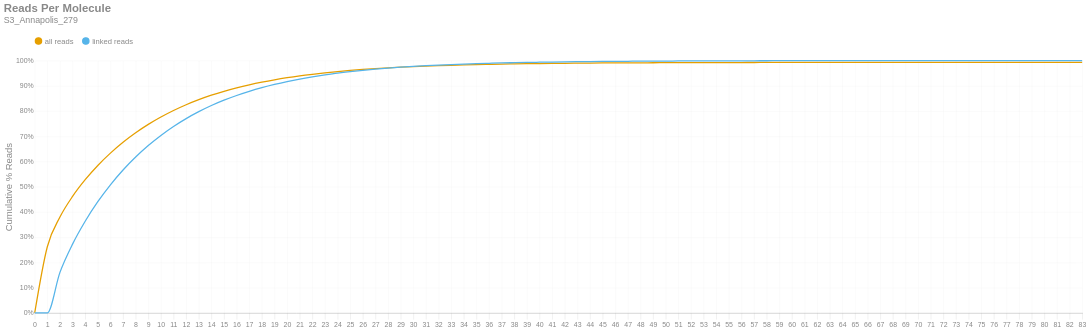

Notebook source saved alongside this figure:
### Markdown cell above
### Reads per Molecule
This chart shows the cumulative distribution of the number of reads per linked molecule. That is, how many alignments are associated with a unique molecule. This excludes the number of reads associated with invalid or absent linked-read barcodes. The `linked` histogram is the percentages recalculated when disregarding singletons.

### Code cell
if SKIPLR:
    print_html(f"Skipped")
else:
    counts = np.bincount(valids['reads'].cast(pl.Int64).to_numpy())
    weighted = counts * np.arange(len(counts))
    all_perc = weighted / n_reads
    linked_perc = weighted / n_linked_reads
    linked_perc[1] = 0
    binned_df = pl.DataFrame({
        'readsper': list(range(len(counts))),
        'all reads (cumsum)': np.cumsum(all_perc).tolist(),
        'linked reads (cumsum)': np.cumsum(linked_perc).tolist(),
    })

    with SafeRender(binned_df):
        (
            density_plot(binned_df, 'Reads Per Molecule', samplename, 'readspmol')
            .encode(
                x=alt.X('readsper:O', title=None).axis(labelAngle=0).scale(padding=0),
                y=alt.Y('value:Q', title='Cumulative % Reads').axis(format='%').stack(False),
                color=alt.Color("key:N").scale(domain=["all reads", "linked reads"]),
                tooltip=[
                    alt.Tooltip("key:N", title="Data Type"),
                    alt.Tooltip("readsper:O", title="Reads Per Molecule"),
                    alt.Tooltip("value:Q", format=".2%", title="% Reads (Cum.)")
                ]            
            )
        ).display()

### Figure 1 — Vega-Lite specification as saved in the notebook (floating-point values rounded to 4 significant figures)
{"width": "container", "height": 400, "config": {"title": {"anchor": "start", "dy": -15, "fontSize": 18, "color": "#888888", "subtitleColor": "#888888", "subtitleFontSize": 14}, "arc": {"fill": "#0072B2"}, "axis": {"domainColor": "#888888", "domainWidth": 0.5, "gridWidth": 0.2, "grid": false, "titleFontWeight": 400, "titleFontSize": 15, "labelFontSize": 11, "labelColor": "#888888", "tickColor": "#888888", "tickWidth": 0.2, "titleColor": "#888888"}, "axisBand": {"grid": false}, "axisX": {"grid": true, "tickSize": 10, "domainCap": "round"}, "axisY": {"domain": false, "grid": true, "tickSize": 0, "domainCap": "round"}, "background": "transparent", "header": {"labelFontSize": 15, "labelColor": "#888888", "titleFontSize": 15, "titleFontWeight": 600, "titleColor": "#888888"}, "legend": {"labelFont": "sans-serif", "labelFontSize": 12, "labelColor": "#888888", "symbolSize": 100, "symbolType": "circle", "titleFontSize": 12, "titlePadding": 10, "titleColor": "#888888", "title": null, "orient": "top"}, "range": {"category": ["#E69F00", "#56B4E9", "#009E73", "#F0E442", "#0072B2", "#D55E00", "#CC79A7", "#000000"], "diverging": ["#cfe8f3", "#a2d4ec", "#73bfe2", "#46abdb", "#1696d2", "#12719e"]}, "area": {"fill": "#0072B2", "fillOpacity": 0.7, "line": true, "strokeOpacity": 0.7}, "line": {"color": "#0072B2", "stroke": "#0072B2", "strokeWidth": 2}, "trail": {"color": "#0072B2", "stroke": "#0072B2", "strokeWidth": 0, "size": 1}, "point": {"filled": true, "fillOpacity": 1.0, "size": 95}, "text": {"color": "#888888", "fontSize": 11, "align": "right", "fontWeight": 400, "size": 11}, "bar": {"fill": "#0072B2", "stroke": null}, "view": {"stroke": null, "continuousWidth": 660, "continuousHeight": 400}}, "data": {"name": "data-5c8e1f5001d8810d095e2df3add8be6d"}, "mark": {"type": "line", "interpolate": "monotone", "point": {"opacity": 0, "size": 275}}, "encoding": {"color": {"field": "key", "scale": {"domain": ["all reads", "linked reads"]}, "type": "nominal"}, "tooltip": [{"field": "key", "title": "Data Type", "type": "nominal"}, {"field": "readsper", "title": "Reads Per Molecule", "type": "ordinal"}, {"field": "value", "format": ".2%", "title": "% Reads (Cum.)", "type": "quantitative"}], "x": {"axis": {"labelAngle": 0}, "field": "readsper", "scale": {"padding": 0}, "title": null, "type": "ordinal"}, "y": {"axis": {"format": "%"}, "field": "value", "stack": false, "title": "Cumulative % Reads", "type": "quantitative"}}, "params": [{"name": "param_c36ac31b6afebe62", "select": {"type": "point", "fields": ["key"]}, "bind": "legend"}], "title": {"text": "Reads Per Molecule", "subtitle": "S3_Annapolis_279"}, "transform": [{"fold": ["all reads (cumsum)", "linked reads (cumsum)"]}, {"calculate": "replace(datum.key, ' (cumsum)', '')", "as": "key"}, {"filter": {"param": "param_c36ac31b6afebe62"}}], "usermeta": {"embedOptions": {"downloadFileName": "S3_Annapolis_279.readspmol"}}, "$schema": "https://vega.github.io/schema/vega-lite/v6.1.0.json", "datasets": {"data-5c8e1f5001d8810d095e2df3add8be6d": [{"readsper": 0, "all reads (cumsum)": 0.0, "linked reads (cumsum)": 0.0}, {"readsper": 1, "all reads (cumsum)": 0.2625, "linked reads (cumsum)": 0.0}, {"readsper": 2, "all reads (cumsum)": 0.38, "linked reads (cumsum)": 0.1608}, {"readsper": 3, "all reads (cumsum)": 0.4618, "linked reads (cumsum)": 0.2729}, {"readsper": 4, "all reads (cumsum)": 0.528, "linked reads (cumsum)": 0.3634}, {"readsper": 5, "all reads (cumsum)": 0.5845, "linked reads (cumsum)": 0.4409}, {"readsper": 6, "all reads (cumsum)": 0.6334, "linked reads (cumsum)": 0.5078}, {"readsper": 7, "all reads (cumsum)": 0.6763, "linked reads (cumsum)": 0.5665}, {"readsper": 8, "all reads (cumsum)": 0.7139, "linked reads (cumsum)": 0.6179}, {"readsper": 9, "all reads (cumsum)": 0.7471, "linked reads (cumsum)": 0.6634}, {"readsper": 10, "all reads (cumsum)": 0.7763, "linked reads (cumsum)": 0.7035}, {"readsper": 11, "all reads (cumsum)": 0.8022, "linked reads (cumsum)": 0.7388}, {"readsper": 12, "all reads (cumsum)": 0.825, "linked reads (cumsum)": 0.7701}, {"readsper": 13, "all reads (cumsum)": 0.8451, "linked reads (cumsum)": 0.7975}, {"readsper": 14, "all reads (cumsum)": 0.8628, "linked reads (cumsum)": 0.8219}, {"readsper": 15, "all reads (cumsum)": 0.8783, "linked reads (cumsum)": 0.8431}, {"readsper": 16, "all reads (cumsum)": 0.8919, "linked reads (cumsum)": 0.8616}, {"readsper": 17, "all reads (cumsum)": 0.9039, "linked reads (cumsum)": 0.8781}, {"readsper": 18, "all reads (cumsum)": 0.9145, "linked reads (cumsum)": 0.8926}, {"readsper": 19, "all reads (cumsum)": 0.9239, "linked reads (cumsum)": 0.9055}, {"readsper": 20, "all reads (cumsum)": 0.9322, "linked reads (cumsum)": 0.9169}, {"readsper": 21, "all reads (cumsum)": 0.9395, "linked reads (cumsum)": 0.9268}, {"readsper": 22, "all reads (cumsum)": 0.9457, "linked reads (cumsum)": 0.9353}, {"readsper": 23, "all reads (cumsum)": 0.9513, "linked reads (cumsum)": 0.943}, {"readsper": 24, "all reads (cumsum)": 0.9565, "linked reads (cumsum)": 0.9502}, {"readsper": 25, "all reads (cumsum)": 0.9609, "linked reads (cumsum)": 0.9562}, {"readsper": 26, "all reads (cumsum)": 0.9648, "linked reads (cumsum)": 0.9615}, {"readsper": 27, "all reads (cumsum)": 0.9681, "linked reads (cumsum)": 0.966}, {"readsper": 28, "all reads (cumsum)": 0.9712, "linked reads (cumsum)": 0.9702}, {"readsper": 29, "all reads (cumsum)": 0.9737, "linked reads (cumsum)": 0.9737}, {"readsper": 30, "all reads (cumsum)": 0.976, "linked reads (cumsum)": 0.9768}, {"readsper": 31, "all reads (cumsum)": 0.978, "linked reads (cumsum)": 0.9795}, {"readsper": 32, "all reads (cumsum)": 0.9798, "linked reads (cumsum)": 0.982}, {"readsper": 33, "all reads (cumsum)": 0.9814, "linked reads (cumsum)": 0.9841}, {"readsper": 34, "all reads (cumsum)": 0.9828, "linked reads (cumsum)": 0.9861}, {"readsper": 35, "all reads (cumsum)": 0.984, "linked reads (cumsum)": 0.9877}, {"readsper": 36, "all reads (cumsum)": 0.9851, "linked reads (cumsum)": 0.9892}, {"readsper": 37, "all reads (cumsum)": 0.9861, "linked reads (cumsum)": 0.9906}, {"readsper": 38, "all reads (cumsum)": 0.9869, "linked reads (cumsum)": 0.9917}, {"readsper": 39, "all reads (cumsum)": 0.9876, "linked reads (cumsum)": 0.9927}, {"readsper": 40, "all reads (cumsum)": 0.9882, "linked reads (cumsum)": 0.9935}, {"readsper": 41, "all reads (cumsum)": 0.9888, "linked reads (cumsum)": 0.9943}, {"readsper": 42, "all reads (cumsum)": 0.9893, "linked reads (cumsum)": 0.9949}, {"readsper": 43, "all reads (cumsum)": 0.9897, "linked reads (cumsum)": 0.9955}, {"readsper": 44, "all reads (cumsum)": 0.9901, "linked reads (cumsum)": 0.9961}, {"readsper": 45, "all reads (cumsum)": 0.9904, "linked reads (cumsum)": 0.9965}, {"readsper": 46, "all reads (cumsum)": 0.9907, "linked reads (cumsum)": 0.9969}, {"readsper": 47, "all reads (cumsum)": 0.9909, "linked reads (cumsum)": 0.9972}, {"readsper": 48, "all reads (cumsum)": 0.9912, "linked reads (cumsum)": 0.9976}, {"readsper": 49, "all reads (cumsum)": 0.9914, "linked reads (cumsum)": 0.9979}, {"readsper": 50, "all reads (cumsum)": 0.9916, "linked reads (cumsum)": 0.9981}, {"readsper": 51, "all reads (cumsum)": 0.9917, "linked reads (cumsum)": 0.9984}, {"readsper": 52, "all reads (cumsum)": 0.9919, "linked reads (cumsum)": 0.9986}, {"readsper": 53, "all reads (cumsum)": 0.992, "linked reads (cumsum)": 0.9988}, {"readsper": 54, "all reads (cumsum)": 0.9921, "linked reads (cumsum)": 0.9989}, {"readsper": 55, "all reads (cumsum)": 0.9922, "linked reads (cumsum)": 0.999}, {"readsper": 56, "all reads (cumsum)": 0.9923, "linked reads (cumsum)": 0.9991}, {"readsper": 57, "all reads (cumsum)": 0.9924, "linked reads (cumsum)": 0.9992}, {"readsper": 58, "all reads (cumsum)": 0.9925, "linked reads (cumsum)": 0.9993}, {"readsper": 59, "all reads (cumsum)": 0.9925, "linked reads (cumsum)": 0.9994}, {"readsper": 60, "all reads (cumsum)": 0.9926, "linked reads (cumsum)": 0.9995}, {"readsper": 61, "all reads (cumsum)": 0.9926, "linked reads (cumsum)": 0.9996}, {"readsper": 62, "all reads (cumsum)": 0.9927, "linked reads (cumsum)": 0.9996}, {"readsper": 63, "all reads (cumsum)": 0.9927, "linked reads (cumsum)": 0.9997}, {"readsper": 64, "all reads (cumsum)": 0.9927, "linked reads (cumsum)": 0.9997}, {"readsper": 65, "all reads (cumsum)": 0.9928, "linked reads (cumsum)": 0.9998}, {"readsper": 66, "all reads (cumsum)": 0.9928, "linked reads (cumsum)": 0.9998}, {"readsper": 67, "all reads (cumsum)": 0.9928, "linked reads (cumsum)": 0.9998}, {"readsper": 68, "all reads (cumsum)": 0.9928, "linked reads (cumsum)": 0.9998}, {"readsper": 69, "all reads (cumsum)": 0.9928, "linked reads (cumsum)": 0.9999}, {"readsper": 70, "all reads (cumsum)": 0.9928, "linked reads (cumsum)": 0.9999}, {"readsper": 71, "all reads (cumsum)": 0.9929, "linked reads (cumsum)": 0.9999}, {"readsper": 72, "all reads (cumsum)": 0.9929, "linked reads (cumsum)": 0.9999}, {"readsper": 73, "all reads (cumsum)": 0.9929, "linked reads (cumsum)": 0.9999}, {"readsper": 74, "all reads (cumsum)": 0.9929, "linked reads (cumsum)": 0.9999}, {"readsper": 75, "all reads (cumsum)": 0.9929, "linked reads (cumsum)": 0.9999}, {"readsper": 76, "all reads (cumsum)": 0.9929, "linked reads (cumsum)": 1.0}, {"readsper": 77, "all reads (cumsum)": 0.9929, "linked reads (cumsum)": 1.0}, {"readsper": 78, "all reads (cumsum)": 0.9929, "linked reads (cumsum)": 1.0}, {"readsper": 79, "all reads (cumsum)": 0.9929, "linked reads (cumsum)": 1.0}, {"readsper": 80, "all reads (cumsum)": 0.9929, "linked reads (cumsum)": 1.0}, {"readsper": 81, "all reads (cumsum)": 0.9929, "linked reads (cumsum)": 1.0}, {"readsper": 82, "all reads (cumsum)": 0.9929, "linked reads (cumsum)": 1.0}, {"readsper": 83, "all reads (cumsum)": 0.9929, "linked reads (cumsum)": 1.0}]}}
